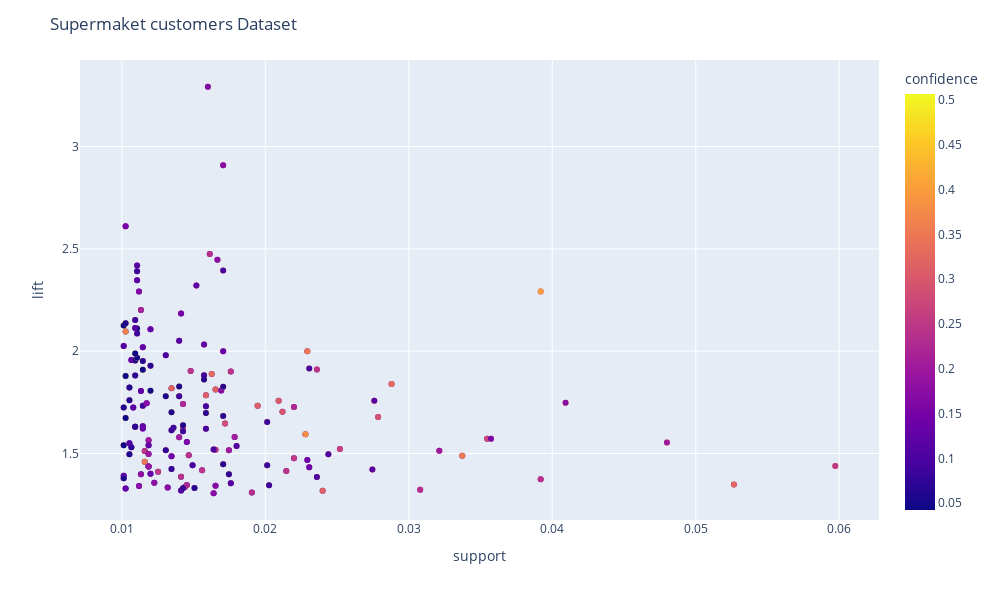

Notebook cell for this chart:
### Code cell
fig7 = px.scatter(rules, x ='support', y =  'lift', color = 'confidence')
fig7.update_layout(
    title='Supermaket customers Dataset',
    dragmode='select',
    width=1000,
    height=600,
    hovermode='closest',
)
fig7.show()

### Figure 1 — Plotly figure (JSON) as saved in the notebook; plotly's stock layout.template omitted (floating-point values rounded to 4 significant figures; data arrays with more than 128 entries replaced by an {"elided": "..."} marker saying what was removed)
{"data": [{"hovertemplate": "support=%{x}<br>lift=%{y}<br>confidence=%{marker.color}<extra></extra>", "legendgroup": "", "marker": {"color": {"elided": "306 float values"}, "coloraxis": "coloraxis", "symbol": "circle"}, "mode": "markers", "name": "", "orientation": "v", "showlegend": false, "type": "scatter", "x": {"elided": "306 float values"}, "xaxis": "x", "y": {"elided": "306 float values"}, "yaxis": "y"}], "layout": {"coloraxis": {"colorbar": {"title": {"text": "confidence"}}, "colorscale": [[0, "#0d0887"], [0.1111, "#46039f"], [0.2222, "#7201a8"], [0.3333, "#9c179e"], [0.4444, "#bd3786"], [0.5556, "#d8576b"], [0.6667, "#ed7953"], [0.7778, "#fb9f3a"], [0.8889, "#fdca26"], [1, "#f0f921"]]}, "dragmode": "select", "height": 600, "hovermode": "closest", "legend": {"tracegroupgap": 0}, "margin": {"t": 60}, "title": {"text": "Supermaket customers Dataset"}, "width": 1000, "xaxis": {"anchor": "y", "autorange": true, "domain": [0, 1], "range": [0.007086, 0.06277], "title": {"text": "support"}, "type": "linear"}, "yaxis": {"anchor": "x", "autorange": true, "domain": [0, 1], "range": [1.175, 3.423], "title": {"text": "lift"}, "type": "linear"}}}
